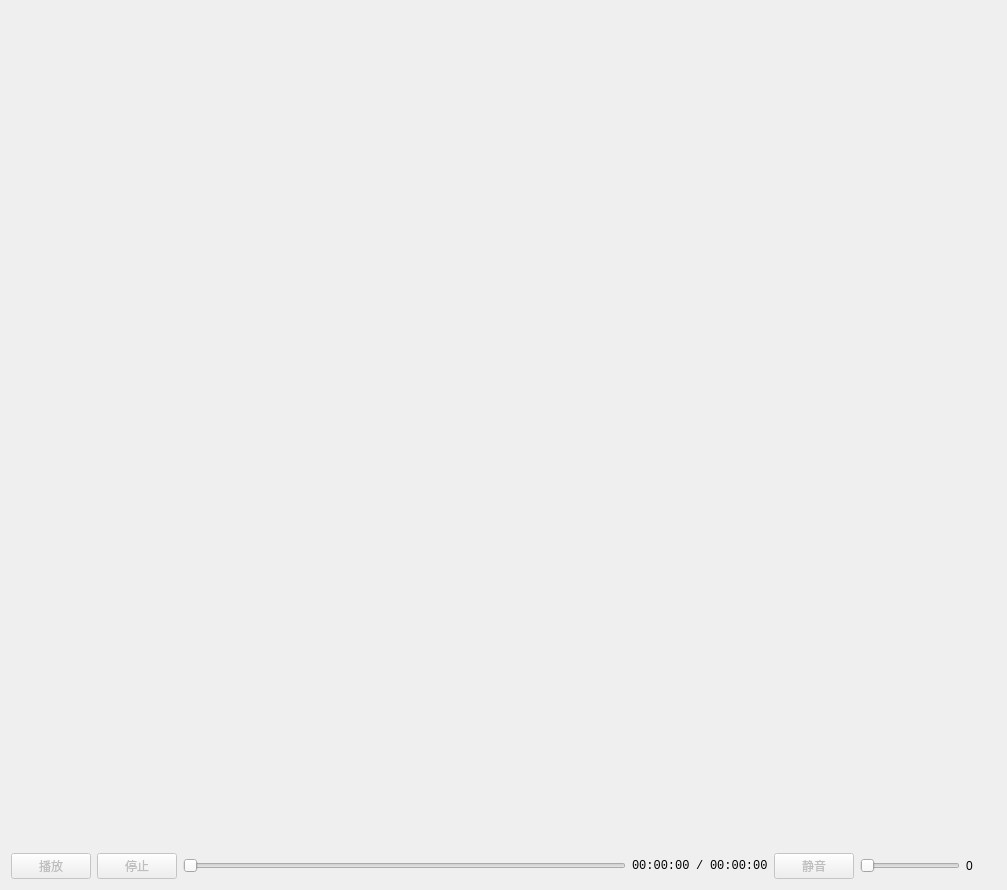
<?xml version="1.0" encoding="UTF-8"?>
<ui version="4.0">
 <class>Widget</class>
 <widget class="QWidget" name="Widget">
  <property name="geometry">
   <rect>
    <x>0</x>
    <y>0</y>
    <width>1007</width>
    <height>890</height>
   </rect>
  </property>
  <property name="windowTitle">
   <string>Widget</string>
  </property>
  <layout class="QGridLayout" name="gridLayout">
   <item row="0" column="0">
    <widget class="QStackedWidget" name="stackedWidget">
     <property name="minimumSize">
      <size>
       <width>0</width>
       <height>300</height>
      </size>
     </property>
     <property name="currentIndex">
      <number>1</number>
     </property>
     <widget class="QWidget" name="pageOpenFile">
      <layout class="QHBoxLayout" name="horizontalLayout_5">
       <item>
        <widget class="QPushButton" name="btnOpenFile">
         <property name="maximumSize">
          <size>
           <width>100</width>
           <height>16777215</height>
          </size>
         </property>
         <property name="text">
          <string>打开文件</string>
         </property>
        </widget>
       </item>
      </layout>
     </widget>
     <widget class="QWidget" name="pagePlayWdg">
      <layout class="QGridLayout" name="gridLayout_2">
       <item row="0" column="0">
        <widget class="VideoWdg" name="videoWidget" native="true"/>
       </item>
      </layout>
     </widget>
    </widget>
   </item>
   <item row="1" column="0">
    <layout class="QHBoxLayout" name="horizontalLayout_2">
     <item>
      <layout class="QHBoxLayout" name="horizontalLayout">
       <item>
        <widget class="QPushButton" name="btnPlayer">
         <property name="enabled">
          <bool>false</bool>
         </property>
         <property name="text">
          <string>播放</string>
         </property>
        </widget>
       </item>
       <item>
        <widget class="QPushButton" name="btnStop">
         <property name="enabled">
          <bool>false</bool>
         </property>
         <property name="text">
          <string>停止</string>
         </property>
        </widget>
       </item>
       <item>
        <layout class="QHBoxLayout" name="horizontalLayout_3">
         <item>
          <widget class="VideoSlider" name="sliderTime">
           <property name="minimumSize">
            <size>
             <width>300</width>
             <height>0</height>
            </size>
           </property>
           <property name="orientation">
            <enum>Qt::Horizontal</enum>
           </property>
          </widget>
         </item>
         <item>
          <widget class="QLabel" name="labelCurrentTime">
           <property name="font">
            <font>
             <family>Consolas</family>
            </font>
           </property>
           <property name="text">
            <string>00:00:00</string>
           </property>
          </widget>
         </item>
         <item>
          <widget class="QLabel" name="label">
           <property name="font">
            <font>
             <family>Consolas</family>
            </font>
           </property>
           <property name="text">
            <string>/</string>
           </property>
          </widget>
         </item>
         <item>
          <widget class="QLabel" name="lableDurationTime">
           <property name="font">
            <font>
             <family>Consolas</family>
            </font>
           </property>
           <property name="text">
            <string>00:00:00</string>
           </property>
          </widget>
         </item>
         <item>
          <layout class="QHBoxLayout" name="horizontalLayout_4">
           <item>
            <widget class="QPushButton" name="btnSilence">
             <property name="enabled">
              <bool>false</bool>
             </property>
             <property name="minimumSize">
              <size>
               <width>80</width>
               <height>0</height>
              </size>
             </property>
             <property name="maximumSize">
              <size>
               <width>80</width>
               <height>16777215</height>
              </size>
             </property>
             <property name="text">
              <string>静音</string>
             </property>
            </widget>
           </item>
           <item>
            <widget class="VideoSlider" name="sliderVoice">
             <property name="minimumSize">
              <size>
               <width>100</width>
               <height>0</height>
              </size>
             </property>
             <property name="maximumSize">
              <size>
               <width>100</width>
               <height>16777215</height>
              </size>
             </property>
             <property name="orientation">
              <enum>Qt::Horizontal</enum>
             </property>
            </widget>
           </item>
           <item>
            <widget class="QLabel" name="labelVoice">
             <property name="minimumSize">
              <size>
               <width>30</width>
               <height>0</height>
              </size>
             </property>
             <property name="maximumSize">
              <size>
               <width>30</width>
               <height>16777215</height>
              </size>
             </property>
             <property name="text">
              <string>0</string>
             </property>
            </widget>
           </item>
          </layout>
         </item>
        </layout>
       </item>
      </layout>
     </item>
    </layout>
   </item>
  </layout>
 </widget>
 <customwidgets>
  <customwidget>
   <class>VideoWdg</class>
   <extends>QWidget</extends>
   <header>videowdg.h</header>
   <container>1</container>
  </customwidget>
  <customwidget>
   <class>VideoSlider</class>
   <extends>QSlider</extends>
   <header>videoslider.h</header>
  </customwidget>
 </customwidgets>
 <resources/>
 <connections/>
</ui>
